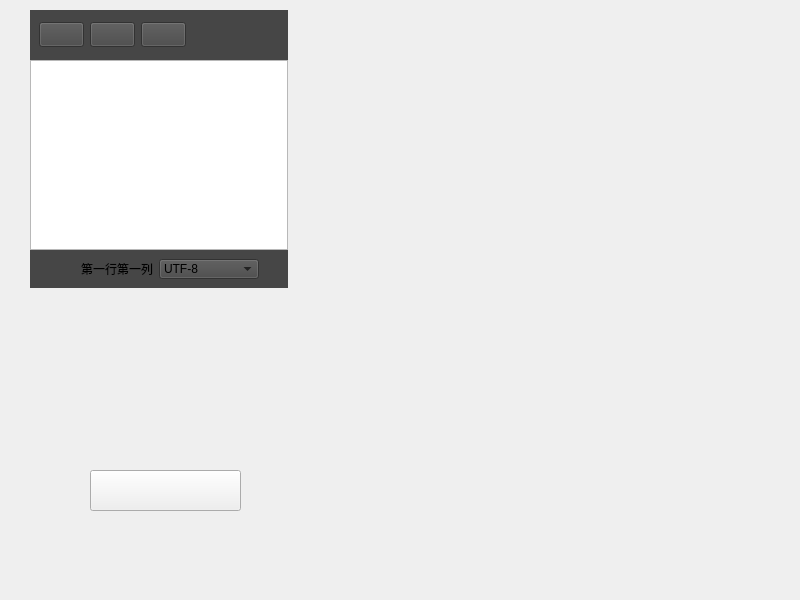
<?xml version="1.0" encoding="UTF-8"?>
<ui version="4.0">
 <class>Widget</class>
 <widget class="QWidget" name="Widget">
  <property name="geometry">
   <rect>
    <x>0</x>
    <y>0</y>
    <width>800</width>
    <height>600</height>
   </rect>
  </property>
  <property name="windowTitle">
   <string>周良根的记事本</string>
  </property>
  <property name="windowIcon">
   <iconset resource="res.qrc">
    <normaloff>:/imd/open.png</normaloff>:/imd/open.png</iconset>
  </property>
  <widget class="QWidget" name="layoutWidget">
   <property name="geometry">
    <rect>
     <x>30</x>
     <y>10</y>
     <width>258</width>
     <height>278</height>
    </rect>
   </property>
   <layout class="QVBoxLayout" name="verticalLayout">
    <property name="spacing">
     <number>0</number>
    </property>
    <item>
     <widget class="QWidget" name="widgetButtons" native="true">
      <property name="minimumSize">
       <size>
        <width>0</width>
        <height>50</height>
       </size>
      </property>
      <property name="styleSheet">
       <string notr="true">
background-color: rgb(70, 70, 70);</string>
      </property>
      <layout class="QHBoxLayout" name="horizontalLayout_2">
       <item>
        <layout class="QHBoxLayout" name="horizontalLayout_3">
         <item>
          <widget class="QPushButton" name="btnFileOpen">
           <property name="sizePolicy">
            <sizepolicy hsizetype="Minimum" vsizetype="Fixed">
             <horstretch>0</horstretch>
             <verstretch>0</verstretch>
            </sizepolicy>
           </property>
           <property name="minimumSize">
            <size>
             <width>45</width>
             <height>25</height>
            </size>
           </property>
           <property name="toolTipDuration">
            <number>-1</number>
           </property>
           <property name="styleSheet">
            <string notr="true">border-image: url(:/imd/open.png);
background-image: url(:/imd/open.png);</string>
           </property>
           <property name="text">
            <string/>
           </property>
           <property name="iconSize">
            <size>
             <width>12</width>
             <height>12</height>
            </size>
           </property>
          </widget>
         </item>
         <item>
          <widget class="QPushButton" name="btnSave">
           <property name="minimumSize">
            <size>
             <width>45</width>
             <height>25</height>
            </size>
           </property>
           <property name="styleSheet">
            <string notr="true">border-image: url(:/imd/save.png);</string>
           </property>
           <property name="text">
            <string/>
           </property>
          </widget>
         </item>
         <item>
          <widget class="QPushButton" name="btnClose">
           <property name="minimumSize">
            <size>
             <width>45</width>
             <height>25</height>
            </size>
           </property>
           <property name="styleSheet">
            <string notr="true">border-image: url(:/imd/close.png);
</string>
           </property>
           <property name="text">
            <string/>
           </property>
          </widget>
         </item>
         <item>
          <spacer name="horizontalSpacer">
           <property name="orientation">
            <enum>Qt::Horizontal</enum>
           </property>
           <property name="sizeHint" stdset="0">
            <size>
             <width>40</width>
             <height>20</height>
            </size>
           </property>
          </spacer>
         </item>
        </layout>
       </item>
      </layout>
     </widget>
    </item>
    <item>
     <widget class="QTextEdit" name="textEdit"/>
    </item>
    <item>
     <widget class="QWidget" name="widgetBotton" native="true">
      <property name="minimumSize">
       <size>
        <width>0</width>
        <height>30</height>
       </size>
      </property>
      <property name="styleSheet">
       <string notr="true">background-color: rgb(70, 70, 70);</string>
      </property>
      <layout class="QHBoxLayout" name="horizontalLayout_4">
       <item>
        <layout class="QHBoxLayout" name="horizontalLayout">
         <item>
          <spacer name="horizontalSpacer_2">
           <property name="orientation">
            <enum>Qt::Horizontal</enum>
           </property>
           <property name="sizeHint" stdset="0">
            <size>
             <width>40</width>
             <height>20</height>
            </size>
           </property>
          </spacer>
         </item>
         <item>
          <widget class="QLabel" name="labelPosition">
           <property name="text">
            <string>第一行第一列</string>
           </property>
          </widget>
         </item>
         <item>
          <widget class="QComboBox" name="comboBox">
           <property name="minimumSize">
            <size>
             <width>100</width>
             <height>0</height>
            </size>
           </property>
           <item>
            <property name="text">
             <string>UTF-8</string>
            </property>
           </item>
           <item>
            <property name="text">
             <string>UTF-16</string>
            </property>
           </item>
           <item>
            <property name="text">
             <string>UTF-16BE</string>
            </property>
           </item>
           <item>
            <property name="text">
             <string>UTF-16LE</string>
            </property>
           </item>
          </widget>
         </item>
         <item>
          <spacer name="horizontalSpacer_3">
           <property name="orientation">
            <enum>Qt::Horizontal</enum>
           </property>
           <property name="sizeType">
            <enum>QSizePolicy::Fixed</enum>
           </property>
           <property name="sizeHint" stdset="0">
            <size>
             <width>20</width>
             <height>20</height>
            </size>
           </property>
          </spacer>
         </item>
        </layout>
       </item>
      </layout>
     </widget>
    </item>
   </layout>
  </widget>
  <widget class="QPushButton" name="pushButton">
   <property name="geometry">
    <rect>
     <x>90</x>
     <y>470</y>
     <width>151</width>
     <height>41</height>
    </rect>
   </property>
   <property name="styleSheet">
    <string notr="true">background-image: url(:/imd/open.png);</string>
   </property>
   <property name="text">
    <string/>
   </property>
  </widget>
 </widget>
 <resources>
  <include location="res.qrc"/>
 </resources>
 <connections/>
</ui>
